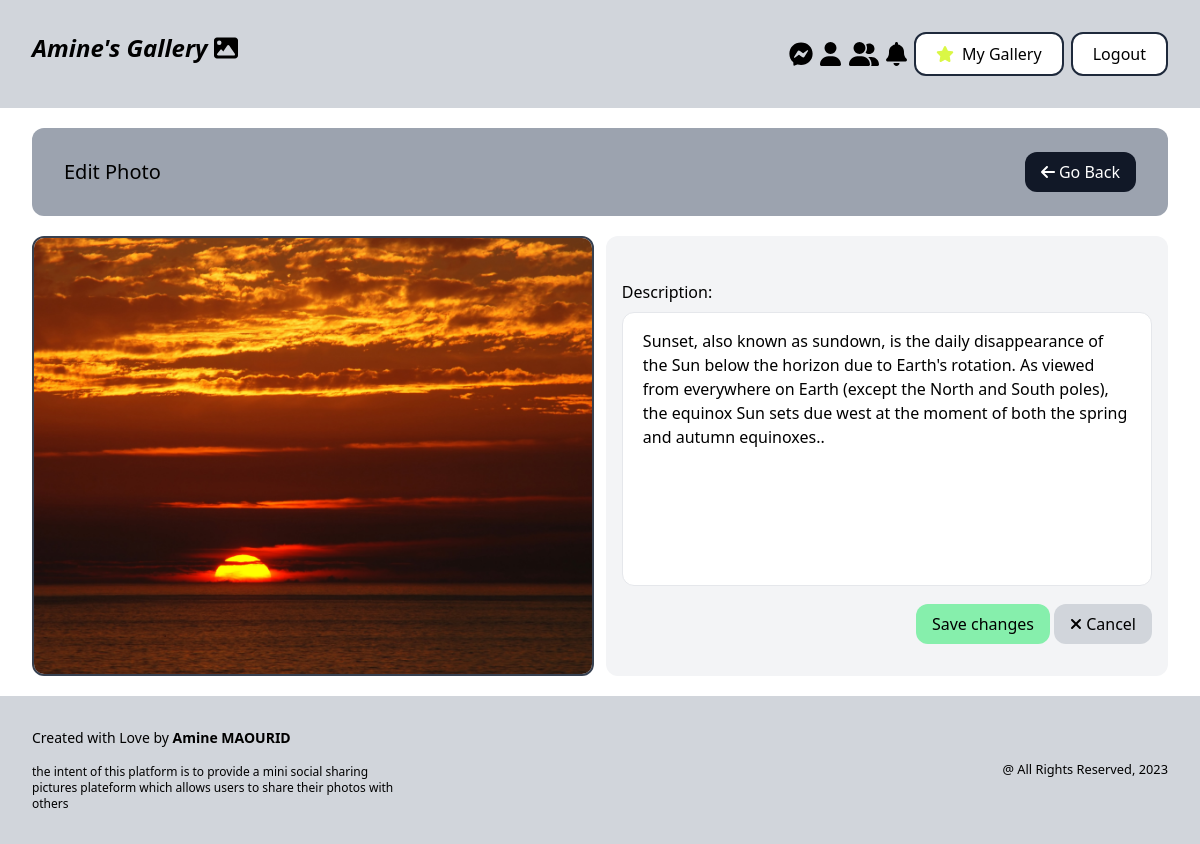
The page /gallery/1/edit/ (signed in) on the database its author committed.
### photoshare/models.py (models this page shows, shortened)
class Photo(models.Model) :
    description = models.TextField(max_length=500, null=False, blank=False)
    category = models.ForeignKey(Category, related_name="photos", on_delete=models.SET_NULL, null=True)
    image = models.ImageField(null=False, blank=False)
    created_at = models.DateTimeField(auto_now_add=True)
    created_by = models.ForeignKey(User, related_name="photos", on_delete=models.CASCADE)
    number_of_likes = models.IntegerField(null=False, default=0)

### photoshare/views.py (the view)
# urls.py: path('<str:pk>/edit/', views.editPhoto, name="edit"),
@login_required
def editPhoto(request, pk) :
    photo_to_edit = get_object_or_404(Photo, pk=pk)
    if request.user == photo_to_edit.created_by or request.user.is_superuser :
        if request.method == "POST" :
            form = EditPhotoForm(request.POST, instance=photo_to_edit)
            if form.is_valid() :
                form.save()
                messages.success(request, "Photo Modified with success !")
                return redirect('detail_photo', pk=photo_to_edit.id)
        elif request.method == "GET" :
            form = EditPhotoForm(instance=photo_to_edit)
        return render(request, 'photoshare/edit.html', {'photo' : photo_to_edit, 'form' : form})
    else :
        return redirect(reverse('detail_photo',args=(photo_to_edit.id,)))

### photoshare/forms.py
class EditPhotoForm(forms.ModelForm) :
    class Meta :
        model = Photo
        fields = ('description',)
    description = forms.CharField(widget=forms.Textarea(attrs={
        'class' : "w-full rounded-xl border py-4 px-5 resize-none mt-2"
    }))

### photoshare/templates/photoshare/edit.html (shortened to what this page needs)
{% extends 'photoshare/photo.html' %}
{% block header_title %}Edit Photo {% endblock %}
{% block buttons_section %}
    <div class="w-1/2 py-8 px-4 bg-gray-100 rounded-xl flex flex-col justify-between">
        <form method="POST" action="{% url 'edit' photo.id %}" class="flex flex-col space-y-3">
            {{ form.as_p  }}
            <div class="self-end">
                <button type="submit" class="py-2 px-4 bg-green-300 hover:bg-green-400 rounded-xl">Save changes</button>
                <button class="py-2 px-4 bg-gray-300 hover:bg-gray-400 rounded-xl">
                    <a href="{% url 'detail_photo' photo.id %}">
                        <i class="fa-solid fa-xmark mr-1"></i>Cancel
                    </a>
                </button>
            </div>
        </form>
    </div>
{% endblock %}

### photoshare/templates/photoshare/photo.html (shortened to what this page needs)
{% extends 'photoshare/base.html' %}
{% block content %}
<div class="flex flex-col h-full">
    <div class="flex justify-between py-6 px-8 bg-gray-400 rounded-xl mb-5 items-center col-span-3">
        <h3 class="text-xl">
           {% block header_title %} Photo's Detail {% endblock %}
        </h3>
        <button class="py-2 px-4 bg-gray-900 text-white hover:bg-gray-700 rounded-xl">
            <a href="{% url 'gallery' %}">
                <i class="fa-solid fa-arrow-left mr-1"></i>Go Back
            </a>
        </button>
    </div>
    <div class="flex h-5/6">
        <div class="w-1/2 mr-3 border-2 border-gray-700 rounded-xl overflow-clip">
            <img class="object-cover h-full w-full" src="{{ photo.image.url }}" alt="{{ photo.description }}">
        </div>
        {% block buttons_section %}{% endblock %}
    </div>
</div>
{% endblock %}

### rows shown on the page
Photo: image (picture), description "Sunset, also known as sundown, is the daily disappearance of the Sun below the horizon due to Earth's rotation. As viewed from everywhere on Earth (except the North and South poles), the equinox Sun sets due west at the moment of both the spring and autumn equinoxes.."
